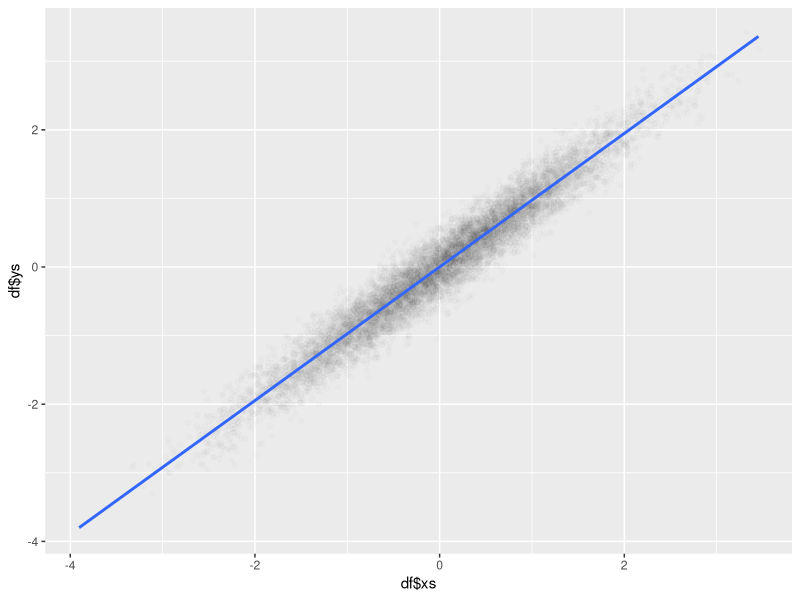

This figure's R source: (Note: this script raises an error after producing the figure.)
library("ggplot2")

getSamples = function(a, n) {
  b = sqrt(1 - (a^2))
  xs = rnorm(n)
  error = rnorm(n, sd = b)
  ys = (a * xs) + error
  return(data.frame(xs,ys))
}

as = seq(0.1,0.9,0.1)
ns = c(100, 500, 2500, 10000)

df = getSamples(.97, 10000)
p = ggplot(df, aes(df$xs, df$ys))
p + geom_point(alpha=0.01) + geom_smooth(method="lm")


estimateSlopes = function(a,n,numTrials = 500){
  new_vec = c()
  for (i in 1:numTrials){
    test = getSamples(a,n)
    a_est = coef(lm(test$ys ~ test$xs))[2]
    names(a_est)=NULL
    new_vec = c(a_est, new_vec)
  }
  return (new_vec)
}

mean(estimateSlopes(0.8,200))

##Histogram
df2 = data.frame(estimateSlopes(0.8,200, numTrials = 1000))
p2 = ggplot(df2, aes(x=df2[1]))+geom_histogram()
p2



dfSD = c()

for (n in ns) {
  new_col = sapply(as, function(a) {
    result = sd(estimateSlopes(a, n))
    return(result)
  })
  print(new_col)
  dfSD = cbind(dfSD, new_col)
}

dfSD
as.data.frame(dfSD)
rownames(dfSD) = as
colnames(dfSD) = ns
dfSD


dfSD2 = c()
new_ns = seq(1,100,5)
new_col = c()
a = 0.1
for (n in new_ns) {
  result = sd(estimateSlopes(a, n))
  new_col = c(new_col, result)
  dfSD2 = data.frame(new_col)
}

dfSD2
dfSD2 = cbind(new_ns,dfSD2)
as.data.frame(dfSD2)
plot(dfSD2)
ggplot(dfSD2, aes(x=new_col, y=new_ns))+geom_smooth()


estimateSlopeswithPvals = function(a,n,numTrials = 500){
  new_avec = c()
  new_pvec = c()
  for (i in 1:numTrials){
    test = getSamples(a,n)
    test_lm = (lm(test$ys ~ test$xs))
    a_est = coef(test_lm)[2]
    p_val = summary(test_lm)$coefficients[,4][2]
    print(p_val)
    names(a_est)=NULL
    names(p_val)=NULL
    new_avec = c(a_est, new_avec)
    new_pvec = c(p_val, new_pvec)
  }
  return (data.frame(new_avec, new_pvec))
}
pval = estimateSlopeswithPvals(0.2,300)
ggplot(pval, aes(x=new_avec, y=new_pvec))+geom_point(alpha=0.5)
ggplot(pval, aes(x=new_avec))+geom_histogram()
mean(pval$new_avec)
tester2 = summary(lm(mtcars$mpg~mtcars$cyl))

lowpval = estimateSlopeswithPvals(0.1,500, numTrials=10000)
ggplot(lowpval, aes(x=new_avec, y=new_pvec))+geom_point(alpha=0.01)

median(lowpval$new_pvec)
length(lowpval$new_avec[lowpval$new_avec <= 0]) / length(lowpval$new_avec)
